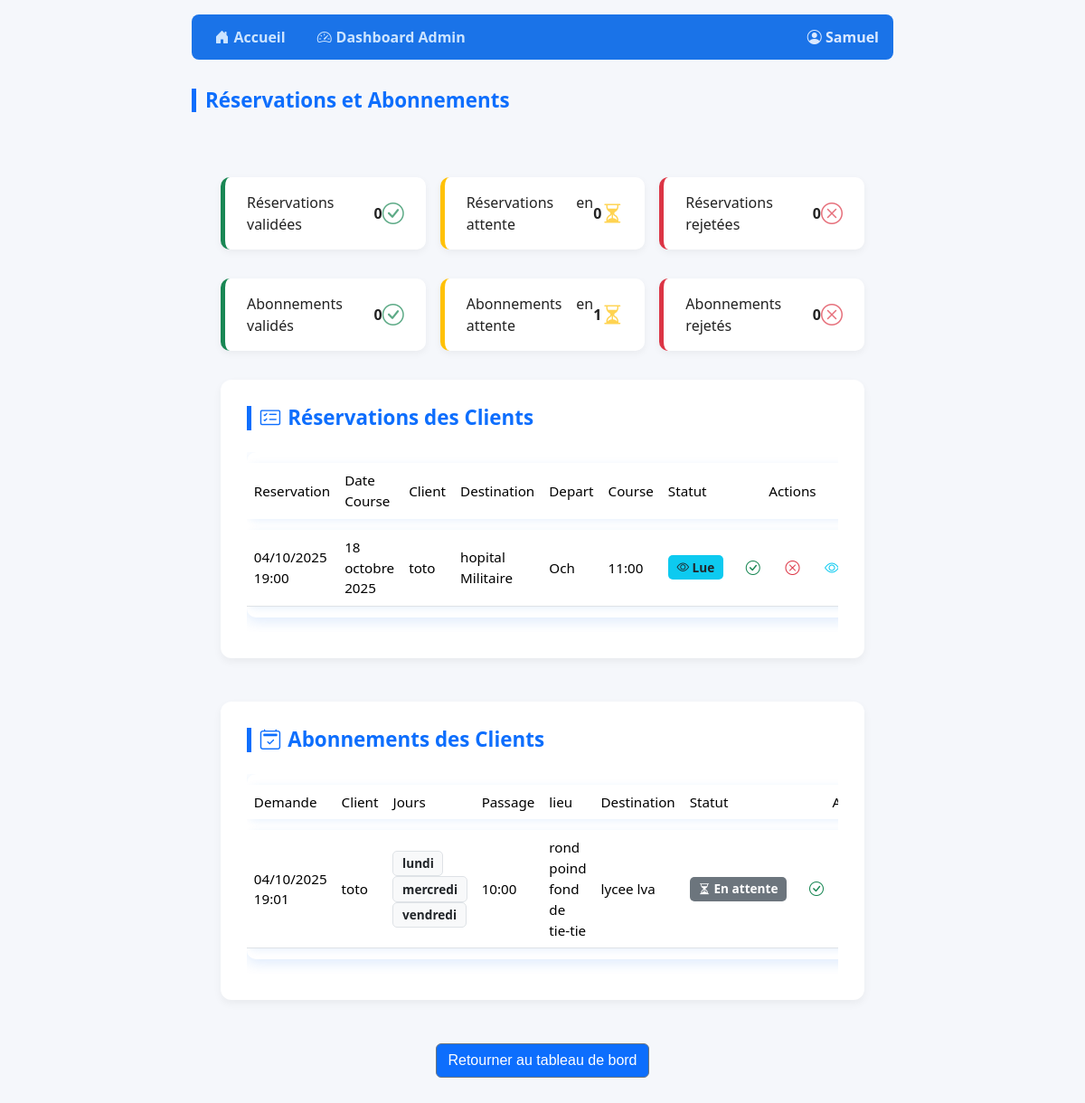
The page /reservations/ (signed in) on the database its author committed.
### gestion/models.py (models this page shows, shortened)
class User(AbstractUser):
    ROLE_CHOICES = (
        ('admin', 'Administrateur'),
        ('conducteur', 'Conducteur'),
    )
    role = models.CharField(max_length=20, choices=ROLE_CHOICES, default='conducteur')

class Reservation(models.Model):
    STATUT_CHOICES = [
        ('en_attente', 'En attente'),
        ('valide', 'Validé'),
        ('rejete', 'Rejeté'),
        ('lu', 'Lu par client'),
    ]
    client = models.ForeignKey(Client, on_delete=models.CASCADE, related_name="reservations")
    date_reservation = models.DateTimeField(auto_now_add=True)
    date_course = models.DateField()
    heure_course = models.TimeField()
    lieu_depart = models.CharField(max_length=255)
    lieu_arrivee = models.CharField(max_length=255)
    statut = models.CharField(max_length=20, choices=STATUT_CHOICES, default='en_attente')

class Client(models.Model):
    user = models.OneToOneField(settings.AUTH_USER_MODEL, on_delete=models.CASCADE, related_name="client")
    whatsapp = models.CharField(max_length=20, blank=True, null=True)
    adresse = models.TextField(blank=True, null=True)

class Abonnement(models.Model):
    STATUT_CHOICES = [
        ('en_attente', 'En attente'),
        ('valide', 'Validé'),
        ('rejete', 'Rejeté'),
        ('lu', 'Lu par client'),
    ]
    JOURS_CHOICES = [
        ('lundi', 'Lundi'),
        ('mardi', 'Mardi'),
        ('mercredi', 'Mercredi'),
        ('jeudi', 'Jeudi'),
        ('vendredi', 'Vendredi'),
        ('samedi', 'Samedi'),
        ('dimanche', 'Dimanche'),
    ]
    client = models.ForeignKey(Client, on_delete=models.CASCADE, related_name="abonnements")
    jours = models.ManyToManyField("JourSemaine", blank=True)  # jours choisis
    heure_passage = models.TimeField()
    lieu_depart = models.CharField(max_length=255)
    lieu_arrivee = models.CharField(max_length=255)
    statut = models.CharField(max_length=20, choices=STATUT_CHOICES, default='en_attente')
    date_demande = models.DateTimeField(auto_now_add=True)

class JourSemaine(models.Model):
    nom = models.CharField(max_length=20, unique=True)

### gestion/views.py (the view)
# urls.py: path('reservations/', views.reservation, name='reservation'),
@login_required
@admin_required
def reservation(request):
    reservations = Reservation.objects.select_related('client__user').order_by('-date_reservation')
    abonnements = Abonnement.objects.select_related('client__user').prefetch_related('jours').order_by('-date_demande')
    total_res_valide = reservations.filter(statut='valide').count()
    total_res_attente = reservations.filter(statut='en_attente').count()
    total_res_rejete = reservations.filter(statut='rejete').count()
    total_ab_valide = abonnements.filter(statut='valide').count()
    total_ab_attente = abonnements.filter(statut='en_attente').count()
    total_ab_rejete = abonnements.filter(statut='rejete').count()
    context = {
        'reservations': reservations,
        'abonnements': abonnements,
        'res_totals': {
            'valide': total_res_valide,
            'attente': total_res_attente,
            'rejete': total_res_rejete,
        },
        'ab_totals': {
            'valide': total_ab_valide,
            'attente': total_ab_attente,
            'rejete': total_ab_rejete,
        }
    }
    return render(request, 'reservation.html', context)

### gestion/views.py (called while the page is built)
def admin_required(view_func):
    @wraps(view_func)
    def wrapper(request, *args, **kwargs):
        if not request.user.is_authenticated:
            return redirect('login')
        if request.user.role != 'admin':
            return redirect('home')
        return view_func(request, *args, **kwargs)
    return wrapper

### gestion/templates/reservation.html (shortened to what this page needs)
{% extends "base.html" %}
{% block page_title %}Réservations et Abonnements{% endblock %}
{% block content %}
<div class="dashboard-container">
    <div class="summary-cards">
        <div class="summary-card valid">
            <span>Réservations validées</span>
            <strong>{{ res_totals.valide }}</strong>
            <i class="bi bi-check-circle text-success"></i>
        </div>
        <div class="summary-card pending">
            <span>Réservations en attente</span>
            <strong>{{ res_totals.attente }}</strong>
            <i class="bi bi-hourglass-split text-warning"></i>
        </div>
        <div class="summary-card reject">
            <span>Réservations rejetées</span>
            <strong>{{ res_totals.rejete }}</strong>
            <i class="bi bi-x-circle text-danger"></i>
        </div>
    </div>
    <div class="summary-cards">
        <div class="summary-card valid">
            <span>Abonnements validés</span>
            <strong>{{ ab_totals.valide }}</strong>
            <i class="bi bi-check-circle text-success"></i>
        </div>
        <div class="summary-card pending">
            <span>Abonnements en attente</span>
            <strong>{{ ab_totals.attente }}</strong>
            <i class="bi bi-hourglass-split text-warning"></i>
        </div>
        <div class="summary-card reject">
            <span>Abonnements rejetés</span>
            <strong>{{ ab_totals.rejete }}</strong>
            <i class="bi bi-x-circle text-danger"></i>
        </div>
    </div>
    <div class="card-section">
        <h2><i class="bi bi-card-checklist"></i> Réservations des Clients</h2>
        {% if reservations %}
        <div class="table-responsive">
            <table class="table table-hover align-middle">
                    <tr>
                        <th>Reservation</th>
                        <th>Date Course</th>
                        <th>Client</th>
                        <th>Destination</th>
                        <th>Depart</th>
                        <th>Course</th>
                        <th>Statut</th>
                        <th class="text-center">Actions</th>
                    </tr>
                <tbody>
                    {% for res in reservations %}
                    <tr>
                        <td>{{ res.date_reservation|date:"d/m/Y H:i" }}</td>
                        <td>{{ res.date_course}}</td>
                        <td>{{ res.client.user.username }}</td>
                        <td>{{ res.lieu_arrivee }}</td>
                        <td>{{ res.lieu_depart }}</td>
                        <td>{{ res.heure_course }}</td>
                        <td>
                            {% if res.statut == 'valide' %}
                                <span class="badge bg-success"><i class="bi bi-check-circle"></i> Validée</span>
                            {% elif res.statut == 'rejete' %}
                                <span class="badge bg-danger"><i class="bi bi-x-circle"></i> Rejetée</span>
                            {% elif res.statut == 'lu' %}
                                <span class="badge bg-info text-dark"><i class="bi bi-eye"></i> Lue</span>
                            {% else %}
                                <span class="badge bg-secondary"><i class="bi bi-hourglass-split"></i> En attente</span>
                            {% endif %}
                        </td>
                        <td>
                            <div class="action-buttons">
                                <a href="{% url 'reservation_valider' res.id %}" class="btn-icon text-success" title="Valider">
                                    <i class="bi bi-check-circle"></i>
                                </a>
                                <a href="{% url 'reservation_rejeter' res.id %}" class="btn-icon text-danger" title="Rejeter">
                                    <i class="bi bi-x-circle"></i>
                                </a>
                                <a href="{% url 'reservation_lu' res.id %}" class="btn-icon text-info" title="Marquer comme lu">
                                    <i class="bi bi-eye"></i>
                                </a>
                            </div>
                        </td>
                    </tr>
                    {% endfor %}
                </tbody>
            </table>
        </div>
        {% else %}
            <p class="text-muted">Aucune réservation trouvée.</p>
        {% endif %}
    </div>
    <div class="card-section">
        <h2><i class="bi bi-calendar2-check"></i> Abonnements des Clients</h2>
        {% if abonnements %}
        <div class="table-responsive">
            <table class="table table-hover align-middle">
                    <tr>
                        <th>Demande</th>
                        <th>Client</th>
                        <th>Jours</th>
                        <th>Passage</th>
                        <th>lieu</th>
                        <th>Destination</th>
                        <th>Statut</th>
                        <th class="text-center">Actions</th>
                    </tr>
                <tbody>
                    {% for ab in abonnements %}
                    <tr>
                        <td>{{ ab.date_demande|date:"d/m/Y H:i"  }}</td>
                        <td>{{ ab.client.user.username }}</td>
                        <td>
                            {% for jour in ab.jours.all %}
                                <span class="badge bg-light text-dark border">{{ jour.nom }}</span>
                            {% empty %}
                                Aucun
                            {% endfor %}
                        </td>
                        <td>{{ ab.heure_passage }}</td>
                        <td>{{ ab.lieu_depart }}</td>
                        <td>{{ ab.lieu_arrivee }}</td>
                        <td>
                            {% if ab.statut == 'valide' %}
                                <span class="badge bg-success"><i class="bi bi-check-circle"></i> Validé</span>
                            {% elif ab.statut == 'rejete' %}
                                <span class="badge bg-danger"><i class="bi bi-x-circle"></i> Rejeté</span>
                            {% elif ab.statut == 'lu' %}
                                <span class="badge bg-info text-dark"><i class="bi bi-eye"></i> Lu</span>
                            {% else %}
                                <span class="badge bg-secondary"><i class="bi bi-hourglass-split"></i> En attente</span>
                            {% endif %}
                        </td>
                        <td>
                            <div class="action-buttons">
                                <a href="{% url 'abonnement_valider' ab.id %}" class="btn-icon text-success" title="Valider">
                                    <i class="bi bi-check-circle"></i>
                                </a>
                            </div>
                        </td>
                    </tr>
                    {% endfor %}
                </tbody>
            </table>
        </div>
        {% else %}
            <p class="text-muted">Aucun abonnement trouvé.</p>
        {% endif %}
    </div>
    <div style="text-align:center;">
        <a href="{% url 'admin_dashboard' %}" class="btn btn-secondary" style="text-decoration: none; background-color:#0d6efd; color: white;font-family:'Franklin Gothic Medium', 'Arial Narrow', Arial, sans-serif;">Retourner au tableau de bord</a>
    </div>
{% endblock %}

### gestion/templates/base.html (shortened to what this page needs)
<!DOCTYPE html>
<html lang="fr">
<head>
    <link href="https://cdn.jsdelivr.net/npm/bootstrap@5.3.3/dist/css/bootstrap.min.css" rel="stylesheet">
    <link href="https://cdn.jsdelivr.net/npm/bootstrap-icons@1.10.5/font/bootstrap-icons.css" rel="stylesheet">
</head>
<body>
    <div class="container">
        {% if user.is_authenticated %}
        <nav>
            <ul>
                <li><a href="{% url 'home' %}"><i class="bi bi-house-door-fill"></i> Accueil</a></li>
                {% if user.role == "admin" %}
                    <li><a href="{% url 'admin_dashboard' %}"><i class="bi bi-speedometer2"></i> Dashboard Admin</a></li>
                {% elif user.role == "conducteur" %}
                    <li><a href="{% url 'conducteur_dashboard' %}"><i class="bi bi-person-badge-fill"></i> Mon Pointage</a></li>
                {% endif %}
                <li class="ms-auto"><strong><i class="bi bi-person-circle"></i> {{ user.username }}</strong></li>
            </ul>
        </nav>
        {% endif %}
        <h2>{% block page_title %}{% endblock %}</h2>
        {% block content %}{% endblock %}
    </div>
</body>
</html>

### gestion/templates/base.html (style rules this page uses)
body { font-family: 'Segoe UI', Tahoma, Geneva, Verdana, sans-serif; background-color: #f9fafb; margin: 0; padding: 1rem; min-height: 100vh; color: #222; text-align: justify; }
.container { max-width: 800px; margin: 0 auto; }
nav ul { list-style: none; padding: 0; margin-bottom: 2rem; display: flex; gap: 1rem; flex-wrap: wrap; align-items: center; background: #1a73e8; border-radius: 8px; padding: 0.5rem 1rem; }
nav ul li { margin: 0; color: white; font-weight: 600; }
nav ul li a { text-decoration: none; font-weight: 700; color: #cce4ff; padding: 0.3rem 0.6rem; border-radius: 6px; transition: background-color 0.3s ease; display: inline-flex; align-items: center; gap: 0.3rem; }
nav ul li.ms-auto { margin-left: auto; color: #dbe9ff; }
h2 { font-weight: 700; color: #1a73e8; margin-bottom: 1.5rem; text-align: center; }
table { width: 100%; border-collapse: separate; border-spacing: 0 0.75rem; box-shadow: 0 4px 15px rgba(26,115,232,0.15); background: white; border-radius: 12px; overflow: hidden; font-size: 0.95rem; }
tbody tr { background: #fefefe; box-shadow: 0 2px 8px rgba(26,115,232,0.1); border-radius: 12px; transition: background-color 0.3s ease; }
tbody td { padding: 0.75rem 1rem; text-align: justify; vertical-align: middle; font-weight: 500; color: #333; }

### gestion/templates/reservation.html (style rules this page uses)
body { background-color: #f5f7fb; font-family: 'Segoe UI', Tahoma, sans-serif; }
.dashboard-container { max-width: 1250px; margin: 40px auto; padding: 2rem; }
.card-section { background: #fff; border-radius: 12px; box-shadow: 0 4px 10px rgba(0,0,0,0.05); padding: 1.8rem; margin-bottom: 3rem; transition: transform 0.2s ease; }
h2 { font-size: 1.4rem; font-weight: 600; color: #0d6efd; border-left: 5px solid #0d6efd; padding-left: 10px; margin-bottom: 1.5rem; display: flex; align-items: center; gap: 8px; }
th { background-color: #0d6efd; color: white; border: none; font-weight: 500; }
.table { border-radius: 10px; overflow: hidden; }
.badge { font-size: 0.85rem; border-radius: 5px; padding: 0.4rem 0.6rem; }
.action-buttons { display: flex; justify-content: center; gap: 0.6rem; }
.btn-icon { display: inline-flex; align-items: center; justify-content: center; border: none; background: none; color: #555; font-size: 1rem; border-radius: 50%; width: 34px; height: 34px; transition: all 0.2s ease; }
.summary-cards { display: flex; flex-wrap: wrap; gap: 1rem; margin-bottom: 2rem; }
.summary-card { flex: 1; min-width: 200px; background: #fff; border-radius: 10px; box-shadow: 0 3px 8px rgba(0,0,0,0.05); padding: 1rem 1.5rem; display: flex; align-items: center; justify-content: space-between; font-weight: 500; }
.summary-card i { font-size: 1.5rem; opacity: 0.7; }
.summary-card.valid { border-left: 5px solid #198754; }
.summary-card.pending { border-left: 5px solid #ffc107; }
.summary-card.reject { border-left: 5px solid #dc3545; }

### rows shown on the page
User: username "Samuel"
Reservation: date_reservation "04/10/2025 19:00", date_course "18 octobre 2025", client.user.username "toto", lieu_arrivee "hopital Militaire", lieu_depart "Och", heure_course "11:00", statut "lu" (drawn)
Abonnement: date_demande "04/10/2025 19:01", client.user.username "toto", heure_passage "10:00", lieu_depart "rond poind fond de tie-tie", lieu_arrivee "lycee lva", statut "En attente"
JourSemaine: nom "lundi"
JourSemaine: nom "mercredi"
JourSemaine: nom "vendredi"

### other values the page prints
{{ res_totals.valide }} "0"
{{ res_totals.attente }} "0"
{{ res_totals.rejete }} "0"
{{ ab_totals.valide }} "0"
{{ ab_totals.attente }} "1"
{{ ab_totals.rejete }} "0"
